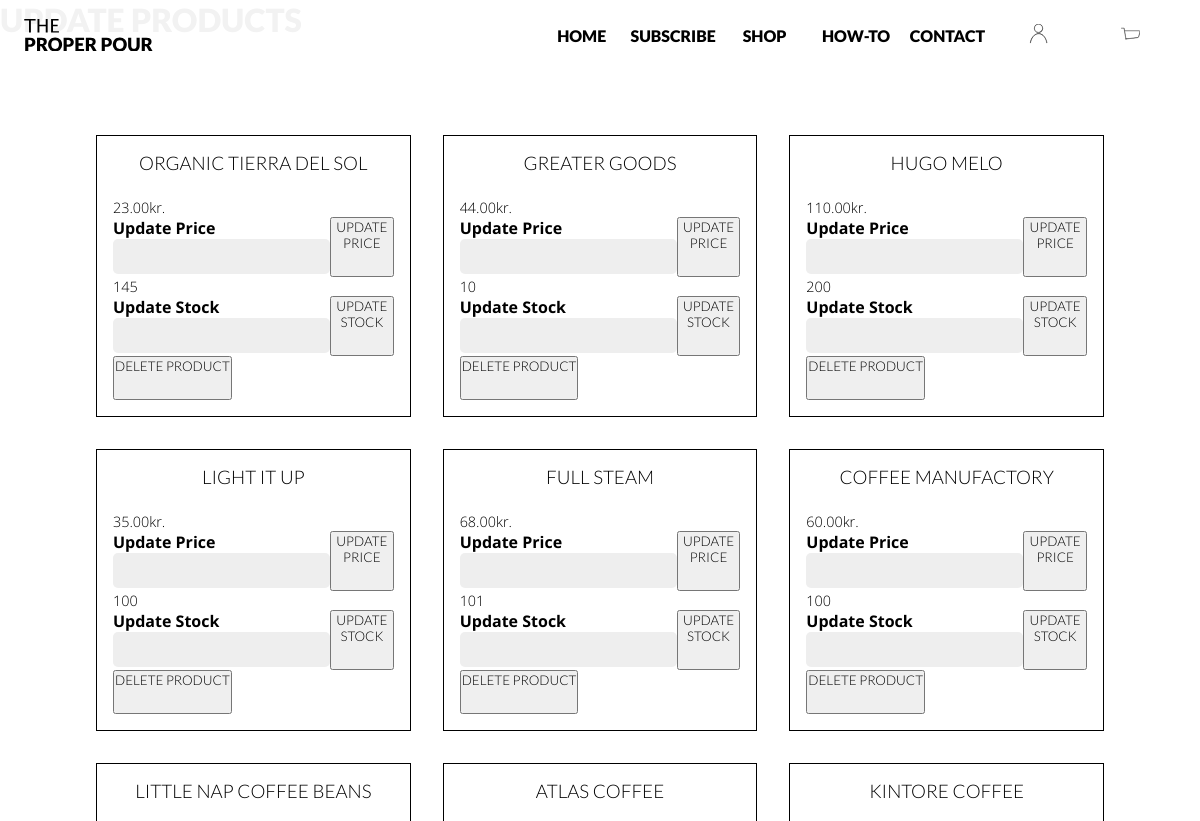
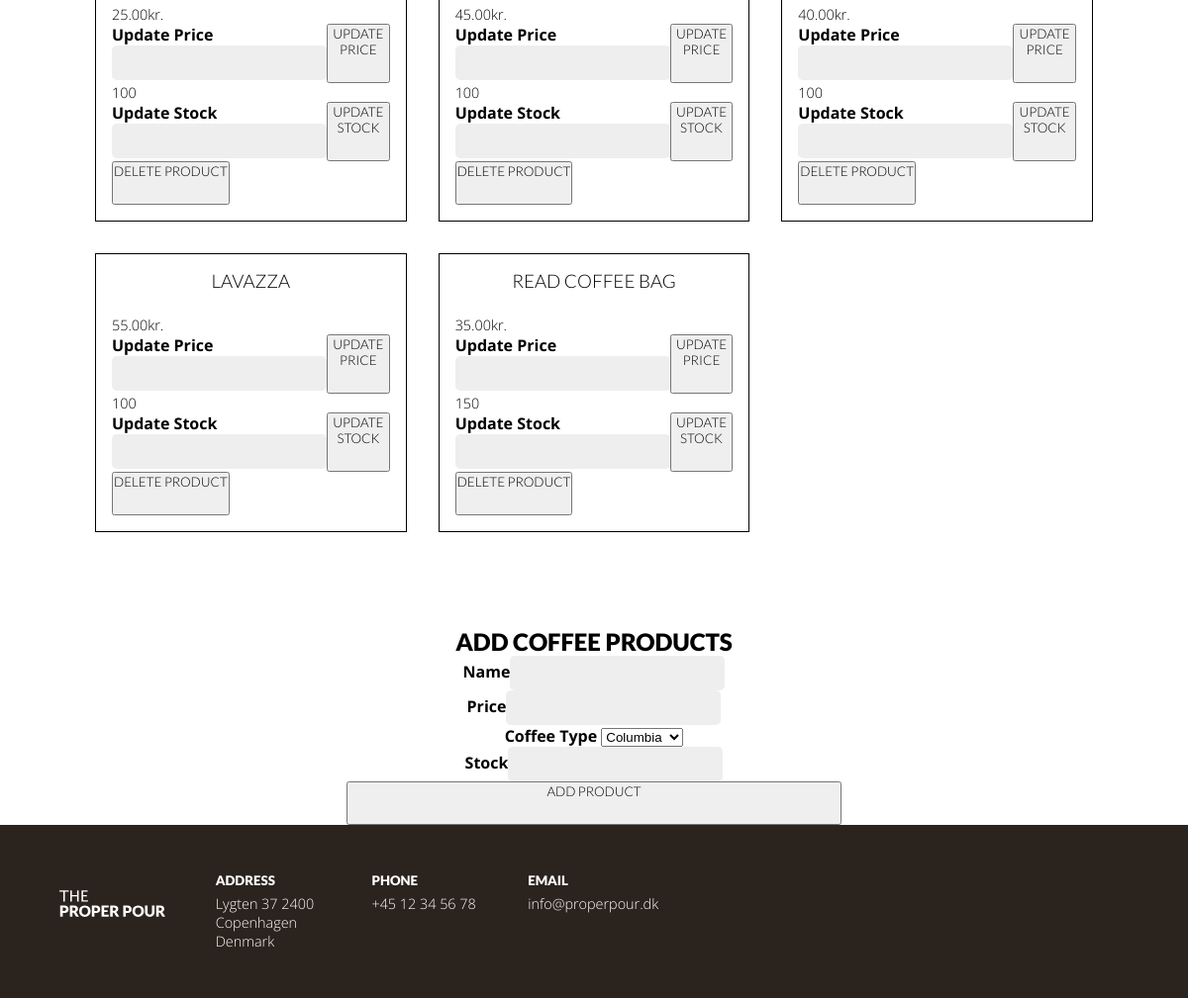
The app's page /admin.php with its own data (2 pictures, top to bottom).
### tables this page shows
CREATE TABLE `tproduct` (
  `nProductID` int(10) UNSIGNED NOT NULL,
  `cName` varchar(50) NOT NULL,
  `nCoffeeTypeID` mediumint(8) UNSIGNED NOT NULL,
  `nPrice` decimal(5,2) NOT NULL DEFAULT 0.00,
  `nStock` int(11) NOT NULL DEFAULT 0,
  `bActive` tinyint(1) NOT NULL DEFAULT 1
);

### admin.php (the view, shortened to what this page needs)
<?php
require_once(__DIR__.'/components/header.php');
require_once(__DIR__.'/connection.php');
?>
<main>
<h1>Update Products</h1>
<div class="adminProducts">
<?php
    $sql = "SELECT * FROM tProduct";
    $statement = $connection->prepare($sql);
    if($statement->execute()){
        $products = $statement->fetchAll(PDO::FETCH_ASSOC);
    }
    foreach($products as $row){
        if($row['bActive']==1){
            echo '
            <div class="adminProduct" id="product-'.$row['nProductID'].' ">
            <h3 class="adminProductName">'.$row['cName'].' </h3>
            <p class="adminPropertyPrice">'.$row['nPrice'].'kr.</p>
            <form method="post" id="frmUpdatePrice">
    <label for="">Update Price<input type="text" name="updatePrice"></label>
    <button type="submit" class="btnUpdatePrice">UPDATE PRICE</button>
</form>
            <p class="propertyStock">'.$row['nStock'].'</p>
            <form method="post" id="frmUpdateStock">
    <label for="">Update Stock<input type="text" name="updateStock"></label>
    <button type="submit" class="btnUpdateStock">UPDATE STOCK</button>
</form>
<button class="btnDeleteProduct">Delete Product</button>
            </div>
            ';
        }
        }
?>
</div>
<div>
<h2>Add Coffee products</h2>
<form method="POST" id="frmAddProduct">
    <label for="">Name<input type="text" name="newName"></label>
    <label for="">Price<input type="text" name="newPrice"></label>
    <label for="">Coffee Type
        <select name="newCoffeetype" id="">
            <option value="1">Columbia</option>
        </select>
    </label>
    <label for="">Stock<input type="text" name="newStock"></label>
        <button class="btnAddProduct">Add Product</button>
        </form>
</div>
</main>
<?php
require_once(__DIR__.'/components/footer.php');

### style.css (style rules this page uses)
* { box-sizing: border-box; padding: 0; margin: 0; }
svg { width: 100%; height: 100%; }
h1, h2, h5, a, .step-no .no, .frontpage h2, #formSearch label, .product h3, .filter h3 { font-family: "Lato", sans-serif; font-weight: 900; text-transform: uppercase; text-align: center; }
h1 { text-align: inherit; }
h3, h5, .step-no .no, .frontpage h3 { padding-bottom: 2vw; }
h3, h4, button, .checkmark { font-family: "Lato", sans-serif; font-weight: 300; color: #000; text-transform: uppercase; text-align: center; padding-bottom: 2vw; }
p { font-size: calc(0.8em + 10%); }
body { font-family: "Open sans", sans-serif; font-weight: 300; color: black; max-width: 100vw; }
.deskmenu svg { position: relative; top: -20; }
footer svg { fill: #fff; width: 80%; height: 80%; }
#frmAddProduct, #frmUpdateStock, #frmUpdatePrice { display: grid; margin: auto; }
#frmUpdateStock, #frmUpdatePrice { grid-template-columns: 1fr 1fr; }
#frmAddProduct { grid-template-columns: 1fr; text-align: center; width: 500px; margin:auto; }
.adminProducts { margin:5em; display: grid; grid-template-columns: 1fr 1fr 1fr; }
.adminProduct { margin:1em; border:1px solid black; padding:1em; }
label { font-weight: bold; }
input[type="text"], input[type="email"], input[type="password"] { border: 0; border-radius: 5px; height: 35px; padding: 10px 10px 10px 30px; background: #eee; }
input[type="text"]:valid, input[type="email"]:valid, input[type="password"]:valid { background-size: 20px; background-repeat: no-repeat; background-position: 5px 6px; }

### records on screen
tproduct: cName "ORGANIC TIERRA DEL SOL", nPrice "23.00", nStock "145"
tproduct: cName "GREATER GOODS", nPrice "44.00", nStock "10"
tproduct: cName "HUGO MELO", nPrice "110.00", nStock "200"
tproduct: cName "LIGHT IT UP", nPrice "35.00", nStock "100"
tproduct: cName "FULL STEAM", nPrice "68.00", nStock "101"
tproduct: cName "COFFEE MANUFACTORY", nPrice "60.00", nStock "100"
tproduct: cName "LITTLE NAP COFFEE BEANS", nPrice "25.00", nStock "100"
tproduct: cName "ATLAS COFFEE", nPrice "45.00", nStock "100"
tproduct: cName "KINTORE COFFEE", nPrice "40.00", nStock "100"
tproduct: cName "LAVAZZA", nPrice "55.00", nStock "100"
tproduct: cName "READ COFFEE BAG", nPrice "35.00", nStock "150"
